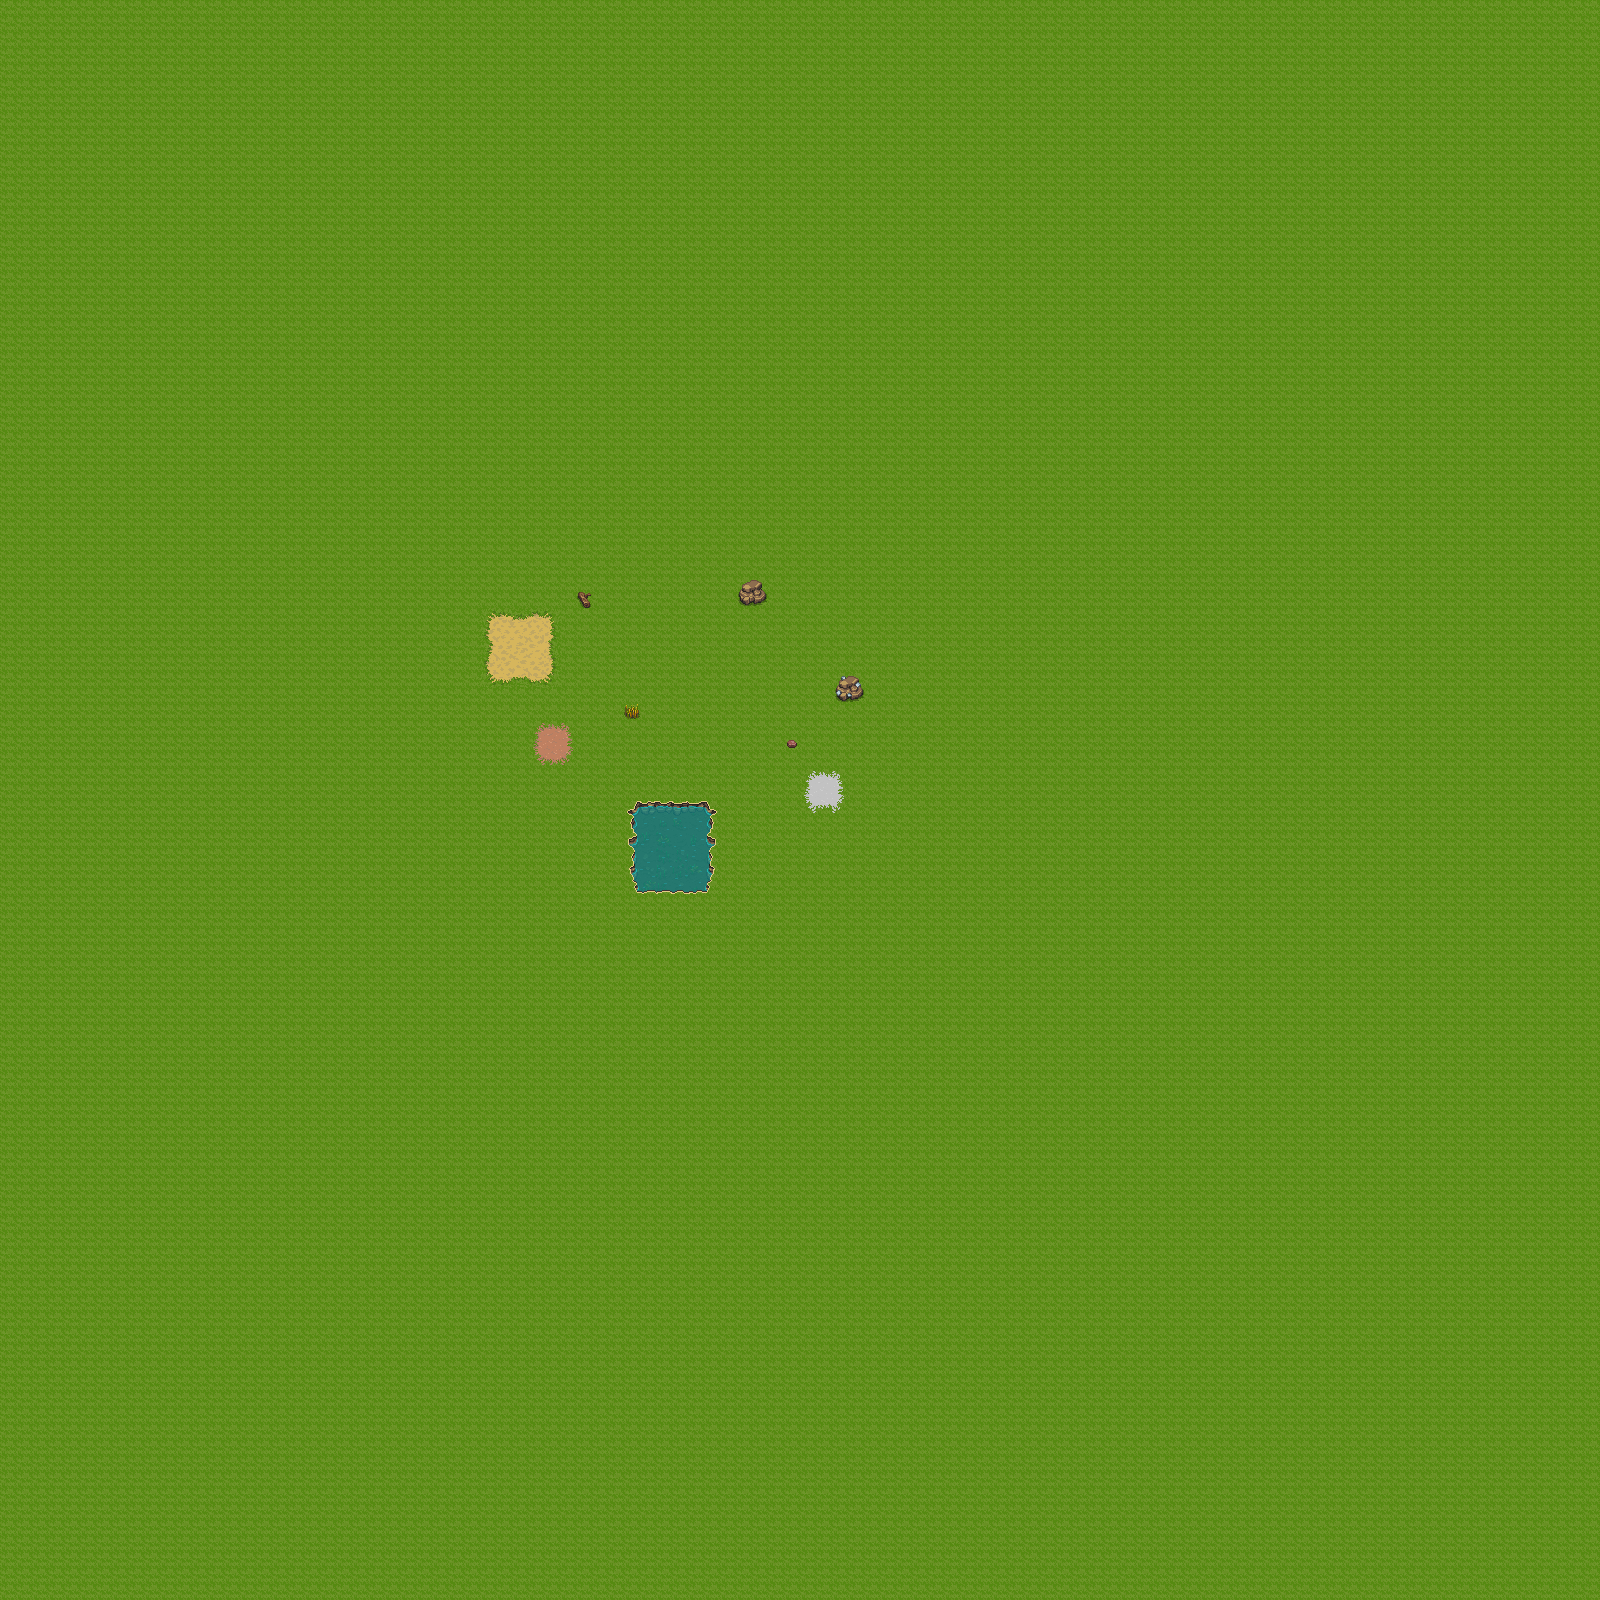

This is a level from a 2D game, rendered from its Tiled map with the project's own tilesets. A one-line summary and the map file follow, with tile-layer data summarised:
An orthogonal 100x100 tile map with 16x16 px tiles, 4 tile layers (Ground, ResourceGraphics, FarmableGraphics, Water), 3 tilesets and 11 objects (Player, Straw, Wood, Stone, Iron, ...).

<map version="1.10" tiledversion="1.10.2" orientation="orthogonal" renderorder="right-down" width="100" height="100" tilewidth="16" tileheight="16" infinite="0" nextlayerid="9" nextobjectid="16">
 <tileset firstgid="1" source="CL_MainLev.tsx" />
 <tileset firstgid="3969" source="CL_Crops_Mining.tsx" />
 <tileset firstgid="5579" source="CL_Crafting.tsx" />
 <layer id="1" name="Ground" width="100" height="100">
  <data>[10000 cells, 10000 non-empty, 1 distinct tile ids]</data>
 </layer>
 <layer id="3" name="ResourceGraphics" width="100" height="100">
  <data>[10000 cells, 29 non-empty, 29 distinct tile ids]</data>
 </layer>
 <layer id="7" name="FarmableGraphics" width="100" height="100">
  <data>[10000 cells, 25 non-empty, 25 distinct tile ids]</data>
 </layer>
 <layer id="4" name="Water" width="100" height="100">
  <data>[10000 cells, 36 non-empty, 36 distinct tile ids]</data>
 </layer>
 <objectgroup id="2" name="Spawnpoints">
  <object id="1" type="Player" x="736" y="704" width="16" height="16" />
 </objectgroup>
 <objectgroup id="5" name="Resources">
  <object id="3" type="Straw" x="624" y="704" width="16" height="16" />
  <object id="4" type="Wood" x="576" y="592" width="16" height="16" />
  <object id="5" type="Stone" x="736" y="576" width="32" height="32" />
  <object id="6" type="Iron" x="832" y="672" width="32" height="32" />
  <object id="7" type="Copper" x="784" y="736" width="16" height="16" />
  <object id="9" type="Water" x="640" y="800" width="64" height="96" />
  <object id="13" type="ClayGround" x="528" y="720" width="48" height="48" />
  <object id="14" type="IronGround" x="800" y="768" width="48" height="48" />
 </objectgroup>
 <objectgroup id="6" name="CollisionBoxes">
  <object id="8" x="630" y="802" width="86" height="92" />
 </objectgroup>
 <objectgroup id="8" name="Farmable">
  <object id="15" x="496" y="624" width="48" height="48" />
 </objectgroup>
</map>
